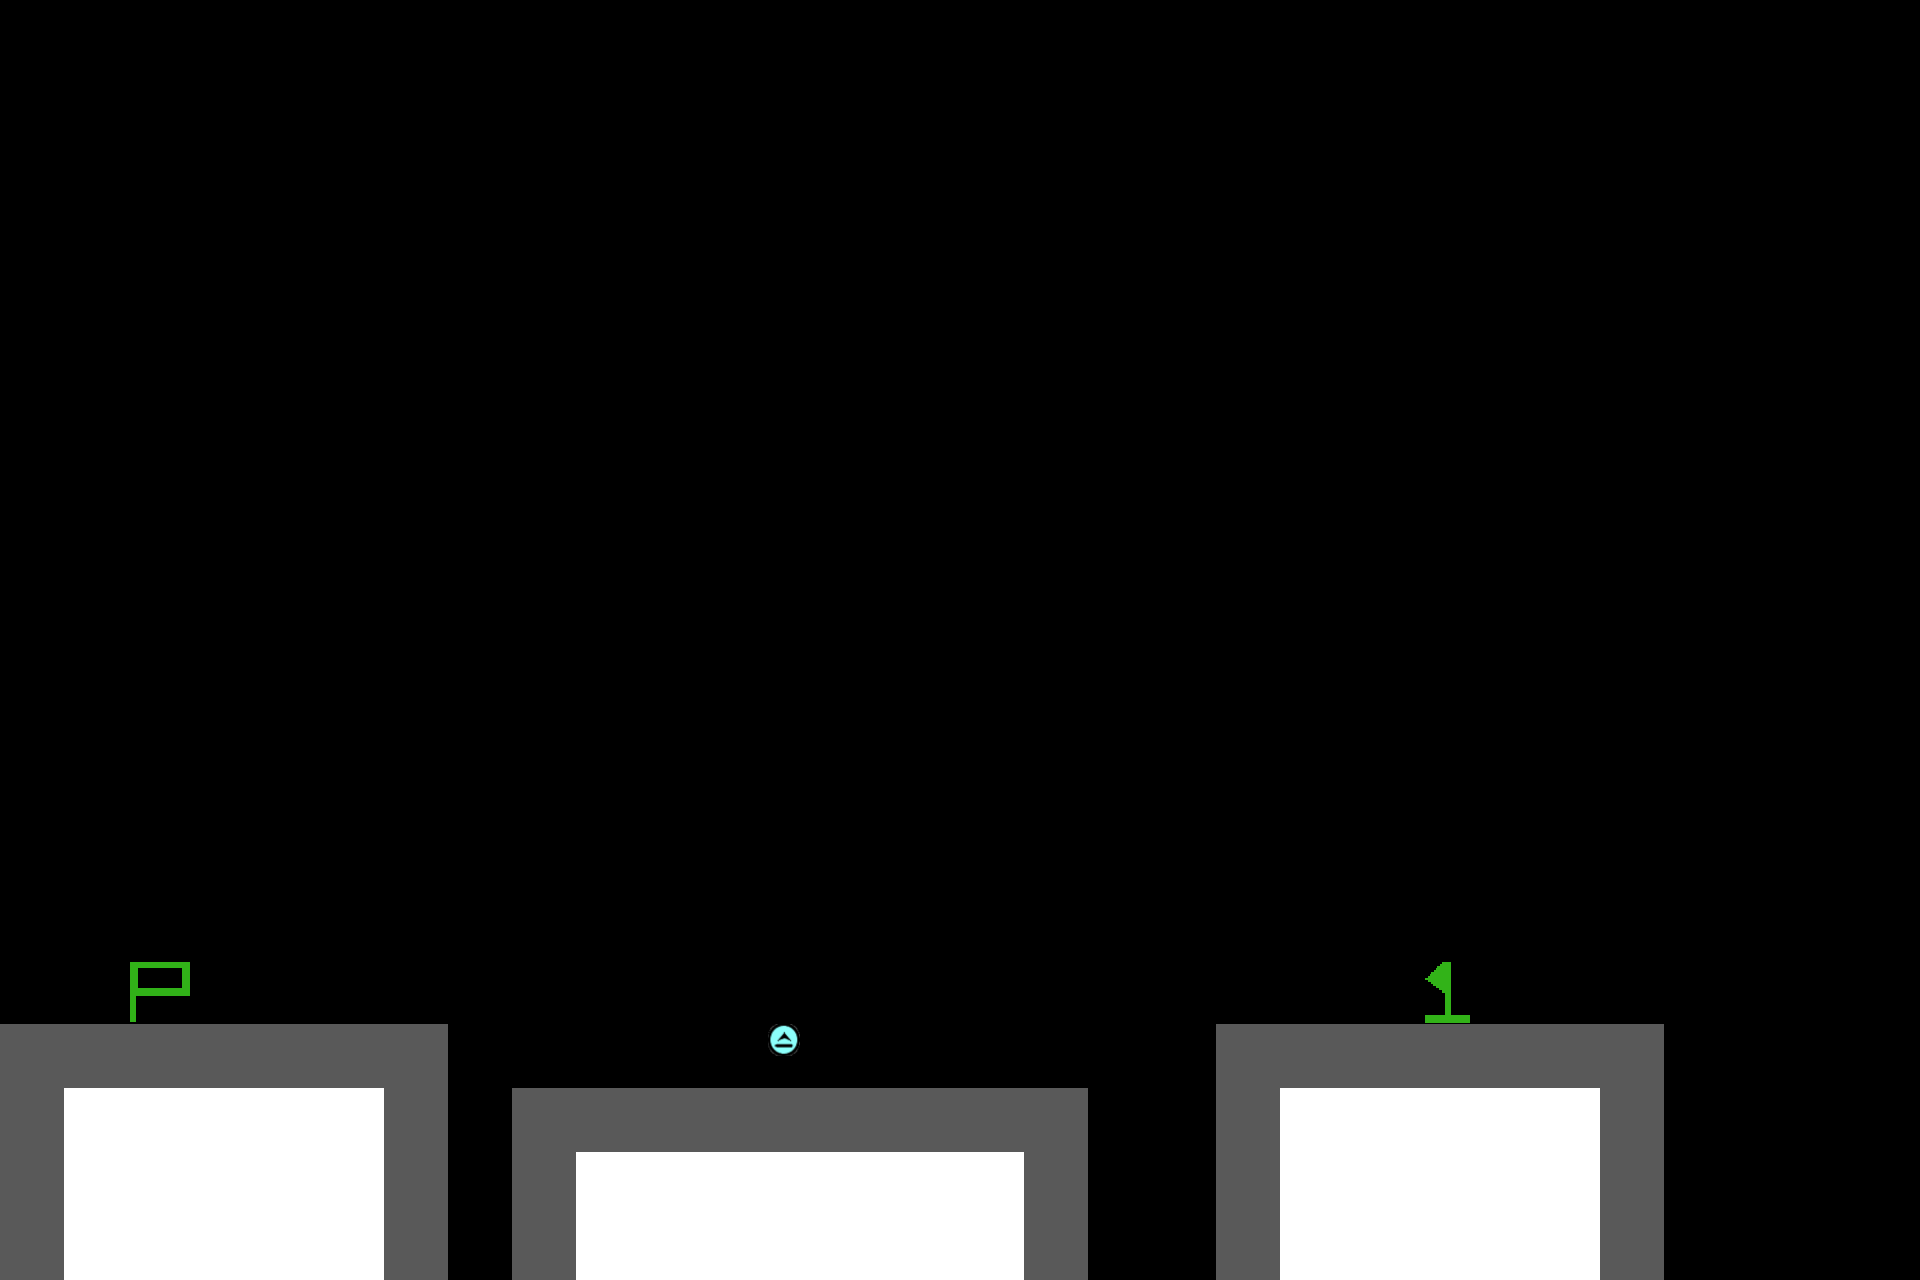

A 2D game scene composited from a Tiled map and its tileset images. What follows is a short description and the map's XML, with every tile layer's data as written:
An orthogonal 30x20 tile map with 64x64 px tiles, 5 tile layers (outline, inner, double_jump, completed, ...).

<map version="1.9" tiledversion="1.9.2" orientation="orthogonal" renderorder="right-down" width="30" height="20" tilewidth="64" tileheight="64" infinite="0" nextlayerid="6" nextobjectid="1">
 <tileset firstgid="1" source="testing-spritesheet.tsx" />
 <layer id="1" name="outline" width="30" height="20">
  <data encoding="csv">
0,0,0,0,0,0,0,0,0,0,0,0,0,0,0,0,0,0,0,0,0,0,0,0,0,0,0,0,0,0,
0,0,0,0,0,0,0,0,0,0,0,0,0,0,0,0,0,0,0,0,0,0,0,0,0,0,0,0,0,0,
0,0,0,0,0,0,0,0,0,0,0,0,0,0,0,0,0,0,0,0,0,0,0,0,0,0,0,0,0,0,
0,0,0,0,0,0,0,0,0,0,0,0,0,0,0,0,0,0,0,0,0,0,0,0,0,0,0,0,0,0,
0,0,0,0,0,0,0,0,0,0,0,0,0,0,0,0,0,0,0,0,0,0,0,0,0,0,0,0,0,0,
0,0,0,0,0,0,0,0,0,0,0,0,0,0,0,0,0,0,0,0,0,0,0,0,0,0,0,0,0,0,
0,0,0,0,0,0,0,0,0,0,0,0,0,0,0,0,0,0,0,0,0,0,0,0,0,0,0,0,0,0,
0,0,0,0,0,0,0,0,0,0,0,0,0,0,0,0,0,0,0,0,0,0,0,0,0,0,0,0,0,0,
0,0,0,0,0,0,0,0,0,0,0,0,0,0,0,0,0,0,0,0,0,0,0,0,0,0,0,0,0,0,
0,0,0,0,0,0,0,0,0,0,0,0,0,0,0,0,0,0,0,0,0,0,0,0,0,0,0,0,0,0,
0,0,0,0,0,0,0,0,0,0,0,0,0,0,0,0,0,0,0,0,0,0,0,0,0,0,0,0,0,0,
0,0,0,0,0,0,0,0,0,0,0,0,0,0,0,0,0,0,0,0,0,0,0,0,0,0,0,0,0,0,
0,0,0,0,0,0,0,0,0,0,0,0,0,0,0,0,0,0,0,0,0,0,0,0,0,0,0,0,0,0,
0,0,0,0,0,0,0,0,0,0,0,0,0,0,0,0,0,0,0,0,0,0,0,0,0,0,0,0,0,0,
0,0,0,0,0,0,0,0,0,0,0,0,0,0,0,0,0,0,0,0,0,0,0,0,0,0,0,0,0,0,
0,0,0,0,0,0,0,0,0,0,0,0,0,0,0,0,0,0,0,0,0,0,0,0,0,0,0,0,0,0,
1,1,1,1,1,1,1,0,0,0,0,0,0,0,0,0,0,0,0,1,1,1,1,1,1,1,0,0,0,0,
1,0,0,0,0,0,1,0,1,1,1,1,1,1,1,1,1,0,0,1,0,0,0,0,0,1,0,0,0,0,
1,0,0,0,0,0,1,0,1,0,0,0,0,0,0,0,1,0,0,1,0,0,0,0,0,1,0,0,0,0,
1,0,0,0,0,0,1,0,1,0,0,0,0,0,0,0,1,0,0,1,0,0,0,0,0,1,0,0,0,0
</data>
 </layer>
 <layer id="2" name="inner" width="30" height="20">
  <data encoding="csv">
0,0,0,0,0,0,0,0,0,0,0,0,0,0,0,0,0,0,0,0,0,0,0,0,0,0,0,0,0,0,
0,0,0,0,0,0,0,0,0,0,0,0,0,0,0,0,0,0,0,0,0,0,0,0,0,0,0,0,0,0,
0,0,0,0,0,0,0,0,0,0,0,0,0,0,0,0,0,0,0,0,0,0,0,0,0,0,0,0,0,0,
0,0,0,0,0,0,0,0,0,0,0,0,0,0,0,0,0,0,0,0,0,0,0,0,0,0,0,0,0,0,
0,0,0,0,0,0,0,0,0,0,0,0,0,0,0,0,0,0,0,0,0,0,0,0,0,0,0,0,0,0,
0,0,0,0,0,0,0,0,0,0,0,0,0,0,0,0,0,0,0,0,0,0,0,0,0,0,0,0,0,0,
0,0,0,0,0,0,0,0,0,0,0,0,0,0,0,0,0,0,0,0,0,0,0,0,0,0,0,0,0,0,
0,0,0,0,0,0,0,0,0,0,0,0,0,0,0,0,0,0,0,0,0,0,0,0,0,0,0,0,0,0,
0,0,0,0,0,0,0,0,0,0,0,0,0,0,0,0,0,0,0,0,0,0,0,0,0,0,0,0,0,0,
0,0,0,0,0,0,0,0,0,0,0,0,0,0,0,0,0,0,0,0,0,0,0,0,0,0,0,0,0,0,
0,0,0,0,0,0,0,0,0,0,0,0,0,0,0,0,0,0,0,0,0,0,0,0,0,0,0,0,0,0,
0,0,0,0,0,0,0,0,0,0,0,0,0,0,0,0,0,0,0,0,0,0,0,0,0,0,0,0,0,0,
0,0,0,0,0,0,0,0,0,0,0,0,0,0,0,0,0,0,0,0,0,0,0,0,0,0,0,0,0,0,
0,0,0,0,0,0,0,0,0,0,0,0,0,0,0,0,0,0,0,0,0,0,0,0,0,0,0,0,0,0,
0,0,0,0,0,0,0,0,0,0,0,0,0,0,0,0,0,0,0,0,0,0,0,0,0,0,0,0,0,0,
0,0,0,0,0,0,0,0,0,0,0,0,0,0,0,0,0,0,0,0,0,0,0,0,0,0,0,0,0,0,
0,0,0,0,0,0,0,0,0,0,0,0,0,0,0,0,0,0,0,0,0,0,0,0,0,0,0,0,0,0,
0,2,2,2,2,2,0,0,0,0,0,0,0,0,0,0,0,0,0,0,2,2,2,2,2,0,0,0,0,0,
0,2,2,2,2,2,0,0,0,2,2,2,2,2,2,2,0,0,0,0,2,2,2,2,2,0,0,0,0,0,
0,2,2,2,2,2,0,0,0,2,2,2,2,2,2,2,0,0,0,0,2,2,2,2,2,0,0,0,0,0
</data>
 </layer>
 <layer id="3" name="double_jump" width="30" height="20">
  <data encoding="csv">
0,0,0,0,0,0,0,0,0,0,0,0,0,0,0,0,0,0,0,0,0,0,0,0,0,0,0,0,0,0,
0,0,0,0,0,0,0,0,0,0,0,0,0,0,0,0,0,0,0,0,0,0,0,0,0,0,0,0,0,0,
0,0,0,0,0,0,0,0,0,0,0,0,0,0,0,0,0,0,0,0,0,0,0,0,0,0,0,0,0,0,
0,0,0,0,0,0,0,0,0,0,0,0,0,0,0,0,0,0,0,0,0,0,0,0,0,0,0,0,0,0,
0,0,0,0,0,0,0,0,0,0,0,0,0,0,0,0,0,0,0,0,0,0,0,0,0,0,0,0,0,0,
0,0,0,0,0,0,0,0,0,0,0,0,0,0,0,0,0,0,0,0,0,0,0,0,0,0,0,0,0,0,
0,0,0,0,0,0,0,0,0,0,0,0,0,0,0,0,0,0,0,0,0,0,0,0,0,0,0,0,0,0,
0,0,0,0,0,0,0,0,0,0,0,0,0,0,0,0,0,0,0,0,0,0,0,0,0,0,0,0,0,0,
0,0,0,0,0,0,0,0,0,0,0,0,0,0,0,0,0,0,0,0,0,0,0,0,0,0,0,0,0,0,
0,0,0,0,0,0,0,0,0,0,0,0,0,0,0,0,0,0,0,0,0,0,0,0,0,0,0,0,0,0,
0,0,0,0,0,0,0,0,0,0,0,0,0,0,0,0,0,0,0,0,0,0,0,0,0,0,0,0,0,0,
0,0,0,0,0,0,0,0,0,0,0,0,0,0,0,0,0,0,0,0,0,0,0,0,0,0,0,0,0,0,
0,0,0,0,0,0,0,0,0,0,0,0,0,0,0,0,0,0,0,0,0,0,0,0,0,0,0,0,0,0,
0,0,0,0,0,0,0,0,0,0,0,0,0,0,0,0,0,0,0,0,0,0,0,0,0,0,0,0,0,0,
0,0,0,0,0,0,0,0,0,0,0,0,0,0,0,0,0,0,0,0,0,0,0,0,0,0,0,0,0,0,
0,0,0,0,0,0,0,0,0,0,0,0,0,0,0,0,0,0,0,0,0,0,0,0,0,0,0,0,0,0,
0,0,0,0,0,0,0,0,0,0,0,0,3,0,0,0,0,0,0,0,0,0,0,0,0,0,0,0,0,0,
0,0,0,0,0,0,0,0,0,0,0,0,0,0,0,0,0,0,0,0,0,0,0,0,0,0,0,0,0,0,
0,0,0,0,0,0,0,0,0,0,0,0,0,0,0,0,0,0,0,0,0,0,0,0,0,0,0,0,0,0,
0,0,0,0,0,0,0,0,0,0,0,0,0,0,0,0,0,0,0,0,0,0,0,0,0,0,0,0,0,0
</data>
 </layer>
 <layer id="4" name="completed" width="30" height="20">
  <data encoding="csv">
0,0,0,0,0,0,0,0,0,0,0,0,0,0,0,0,0,0,0,0,0,0,0,0,0,0,0,0,0,0,
0,0,0,0,0,0,0,0,0,0,0,0,0,0,0,0,0,0,0,0,0,0,0,0,0,0,0,0,0,0,
0,0,0,0,0,0,0,0,0,0,0,0,0,0,0,0,0,0,0,0,0,0,0,0,0,0,0,0,0,0,
0,0,0,0,0,0,0,0,0,0,0,0,0,0,0,0,0,0,0,0,0,0,0,0,0,0,0,0,0,0,
0,0,0,0,0,0,0,0,0,0,0,0,0,0,0,0,0,0,0,0,0,0,0,0,0,0,0,0,0,0,
0,0,0,0,0,0,0,0,0,0,0,0,0,0,0,0,0,0,0,0,0,0,0,0,0,0,0,0,0,0,
0,0,0,0,0,0,0,0,0,0,0,0,0,0,0,0,0,0,0,0,0,0,0,0,0,0,0,0,0,0,
0,0,0,0,0,0,0,0,0,0,0,0,0,0,0,0,0,0,0,0,0,0,0,0,0,0,0,0,0,0,
0,0,0,0,0,0,0,0,0,0,0,0,0,0,0,0,0,0,0,0,0,0,0,0,0,0,0,0,0,0,
0,0,0,0,0,0,0,0,0,0,0,0,0,0,0,0,0,0,0,0,0,0,0,0,0,0,0,0,0,0,
0,0,0,0,0,0,0,0,0,0,0,0,0,0,0,0,0,0,0,0,0,0,0,0,0,0,0,0,0,0,
0,0,0,0,0,0,0,0,0,0,0,0,0,0,0,0,0,0,0,0,0,0,0,0,0,0,0,0,0,0,
0,0,0,0,0,0,0,0,0,0,0,0,0,0,0,0,0,0,0,0,0,0,0,0,0,0,0,0,0,0,
0,0,0,0,0,0,0,0,0,0,0,0,0,0,0,0,0,0,0,0,0,0,0,0,0,0,0,0,0,0,
0,0,0,0,0,0,0,0,0,0,0,0,0,0,0,0,0,0,0,0,0,0,0,0,0,0,0,0,0,0,
0,0,0,0,0,0,0,0,0,0,0,0,0,0,0,0,0,0,0,0,0,0,5,0,0,0,0,0,0,0,
0,0,0,0,0,0,0,0,0,0,0,0,0,0,0,0,0,0,0,0,0,0,0,0,0,0,0,0,0,0,
0,0,0,0,0,0,0,0,0,0,0,0,0,0,0,0,0,0,0,0,0,0,0,0,0,0,0,0,0,0,
0,0,0,0,0,0,0,0,0,0,0,0,0,0,0,0,0,0,0,0,0,0,0,0,0,0,0,0,0,0,
0,0,0,0,0,0,0,0,0,0,0,0,0,0,0,0,0,0,0,0,0,0,0,0,0,0,0,0,0,0
</data>
 </layer>
 <layer id="5" name="player" width="30" height="20">
  <data encoding="csv">
0,0,0,0,0,0,0,0,0,0,0,0,0,0,0,0,0,0,0,0,0,0,0,0,0,0,0,0,0,0,
0,0,0,0,0,0,0,0,0,0,0,0,0,0,0,0,0,0,0,0,0,0,0,0,0,0,0,0,0,0,
0,0,0,0,0,0,0,0,0,0,0,0,0,0,0,0,0,0,0,0,0,0,0,0,0,0,0,0,0,0,
0,0,0,0,0,0,0,0,0,0,0,0,0,0,0,0,0,0,0,0,0,0,0,0,0,0,0,0,0,0,
0,0,0,0,0,0,0,0,0,0,0,0,0,0,0,0,0,0,0,0,0,0,0,0,0,0,0,0,0,0,
0,0,0,0,0,0,0,0,0,0,0,0,0,0,0,0,0,0,0,0,0,0,0,0,0,0,0,0,0,0,
0,0,0,0,0,0,0,0,0,0,0,0,0,0,0,0,0,0,0,0,0,0,0,0,0,0,0,0,0,0,
0,0,0,0,0,0,0,0,0,0,0,0,0,0,0,0,0,0,0,0,0,0,0,0,0,0,0,0,0,0,
0,0,0,0,0,0,0,0,0,0,0,0,0,0,0,0,0,0,0,0,0,0,0,0,0,0,0,0,0,0,
0,0,0,0,0,0,0,0,0,0,0,0,0,0,0,0,0,0,0,0,0,0,0,0,0,0,0,0,0,0,
0,0,0,0,0,0,0,0,0,0,0,0,0,0,0,0,0,0,0,0,0,0,0,0,0,0,0,0,0,0,
0,0,0,0,0,0,0,0,0,0,0,0,0,0,0,0,0,0,0,0,0,0,0,0,0,0,0,0,0,0,
0,0,0,0,0,0,0,0,0,0,0,0,0,0,0,0,0,0,0,0,0,0,0,0,0,0,0,0,0,0,
0,0,0,0,0,0,0,0,0,0,0,0,0,0,0,0,0,0,0,0,0,0,0,0,0,0,0,0,0,0,
0,0,0,0,0,0,0,0,0,0,0,0,0,0,0,0,0,0,0,0,0,0,0,0,0,0,0,0,0,0,
0,0,6,0,0,0,0,0,0,0,0,0,0,0,0,0,0,0,0,0,0,0,0,0,0,0,0,0,0,0,
0,0,0,0,0,0,0,0,0,0,0,0,0,0,0,0,0,0,0,0,0,0,0,0,0,0,0,0,0,0,
0,0,0,0,0,0,0,0,0,0,0,0,0,0,0,0,0,0,0,0,0,0,0,0,0,0,0,0,0,0,
0,0,0,0,0,0,0,0,0,0,0,0,0,0,0,0,0,0,0,0,0,0,0,0,0,0,0,0,0,0,
0,0,0,0,0,0,0,0,0,0,0,0,0,0,0,0,0,0,0,0,0,0,0,0,0,0,0,0,0,0
</data>
 </layer>
</map>
